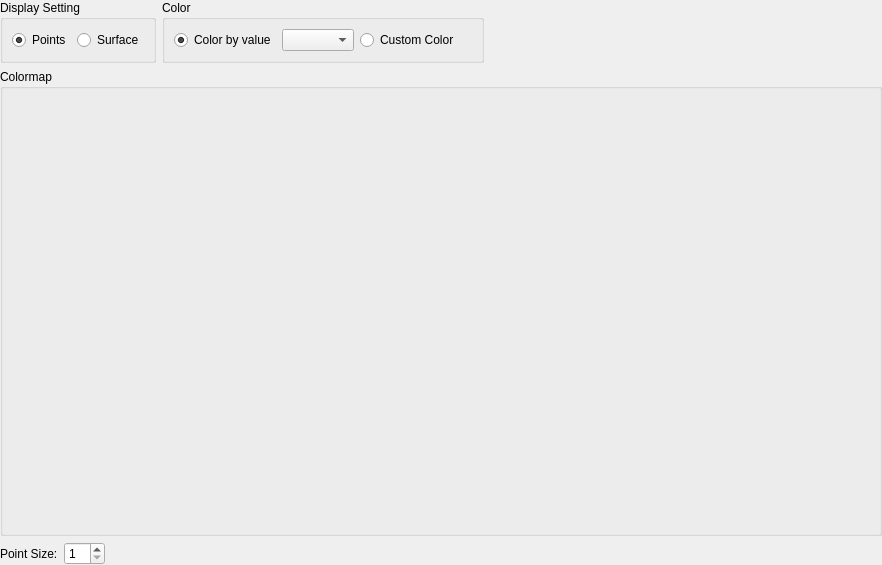
<?xml version="1.0" encoding="UTF-8"?>
<ui version="4.0">
 <class>MeasuredDataPointGroupDataItem_SettingEditWidget</class>
 <widget class="QWidget" name="MeasuredDataPointGroupDataItem_SettingEditWidget">
  <property name="geometry">
   <rect>
    <x>0</x>
    <y>0</y>
    <width>882</width>
    <height>565</height>
   </rect>
  </property>
  <property name="windowTitle">
   <string>Form</string>
  </property>
  <layout class="QVBoxLayout" name="verticalLayout_2" stretch="0,1,0">
   <property name="leftMargin">
    <number>0</number>
   </property>
   <property name="topMargin">
    <number>0</number>
   </property>
   <property name="rightMargin">
    <number>0</number>
   </property>
   <property name="bottomMargin">
    <number>0</number>
   </property>
   <item>
    <layout class="QHBoxLayout" name="horizontalLayout_4">
     <item>
      <widget class="QGroupBox" name="displaySettingGroupBox">
       <property name="title">
        <string>Display Setting</string>
       </property>
       <layout class="QHBoxLayout" name="horizontalLayout_5">
        <item>
         <widget class="QRadioButton" name="pointsRadioButton">
          <property name="text">
           <string>Points</string>
          </property>
          <property name="checked">
           <bool>true</bool>
          </property>
         </widget>
        </item>
        <item>
         <widget class="QRadioButton" name="surfaceRadioButton">
          <property name="text">
           <string>Surface</string>
          </property>
         </widget>
        </item>
       </layout>
      </widget>
     </item>
     <item>
      <widget class="QGroupBox" name="colorGroupBox">
       <property name="title">
        <string>Color</string>
       </property>
       <layout class="QHBoxLayout" name="horizontalLayout_6">
        <item>
         <widget class="QRadioButton" name="valueRadioButton">
          <property name="text">
           <string>Color by value</string>
          </property>
          <property name="checked">
           <bool>true</bool>
          </property>
         </widget>
        </item>
        <item>
         <widget class="QComboBox" name="valueComboBox"/>
        </item>
        <item>
         <widget class="QRadioButton" name="customColorRadioButton">
          <property name="text">
           <string>Custom Color</string>
          </property>
         </widget>
        </item>
        <item>
         <widget class="ColorEditWidget" name="colorEdit">
          <property name="text">
           <string/>
          </property>
         </widget>
        </item>
       </layout>
      </widget>
     </item>
     <item>
      <spacer name="horizontalSpacer_3">
       <property name="orientation">
        <enum>Qt::Horizontal</enum>
       </property>
       <property name="sizeHint" stdset="0">
        <size>
         <width>40</width>
         <height>20</height>
        </size>
       </property>
      </spacer>
     </item>
    </layout>
   </item>
   <item>
    <widget class="QGroupBox" name="colorMapGroupBox">
     <property name="title">
      <string>Colormap</string>
     </property>
     <layout class="QVBoxLayout" name="verticalLayout">
      <item>
       <widget class="QWidgetContainer" name="colorMapWidget" native="true"/>
      </item>
     </layout>
    </widget>
   </item>
   <item>
    <layout class="QHBoxLayout" name="horizontalLayout">
     <item>
      <widget class="QLabel" name="pointSizeLabel">
       <property name="text">
        <string>Point Size:</string>
       </property>
      </widget>
     </item>
     <item>
      <widget class="QSpinBox" name="pointSizeSpinBox">
       <property name="minimum">
        <number>1</number>
       </property>
       <property name="value">
        <number>1</number>
       </property>
      </widget>
     </item>
     <item>
      <widget class="TransparencyWidget" name="transparencyWidget" native="true"/>
     </item>
     <item>
      <spacer name="horizontalSpacer_2">
       <property name="orientation">
        <enum>Qt::Horizontal</enum>
       </property>
       <property name="sizeHint" stdset="0">
        <size>
         <width>40</width>
         <height>20</height>
        </size>
       </property>
      </spacer>
     </item>
    </layout>
   </item>
  </layout>
 </widget>
 <customwidgets>
  <customwidget>
   <class>ColorEditWidget</class>
   <extends>QLabel</extends>
   <header>guibase/widget/coloreditwidget.h</header>
   <container>1</container>
  </customwidget>
  <customwidget>
   <class>QWidgetContainer</class>
   <extends>QWidget</extends>
   <header>misc/qwidgetcontainer.h</header>
   <container>1</container>
  </customwidget>
  <customwidget>
   <class>TransparencyWidget</class>
   <extends>QWidget</extends>
   <header>guibase/widget/transparencywidget.h</header>
   <container>1</container>
  </customwidget>
 </customwidgets>
 <resources/>
 <connections/>
</ui>
